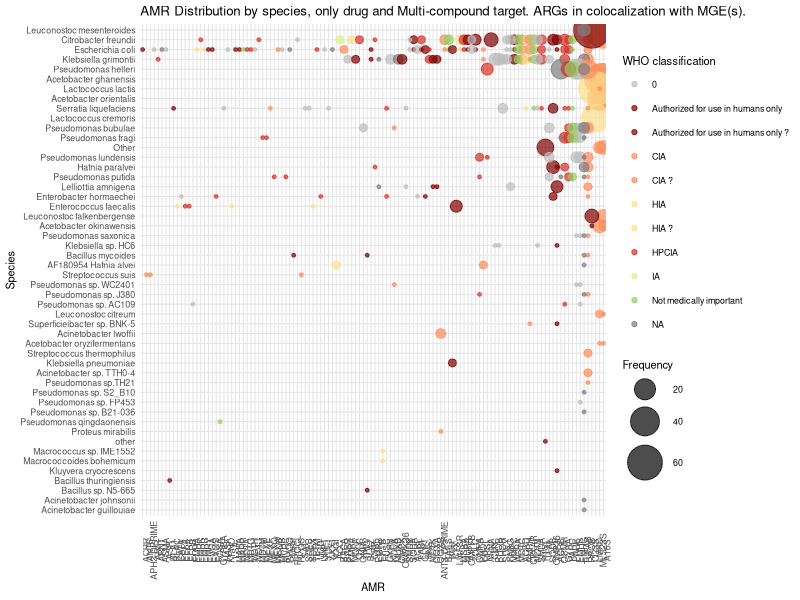
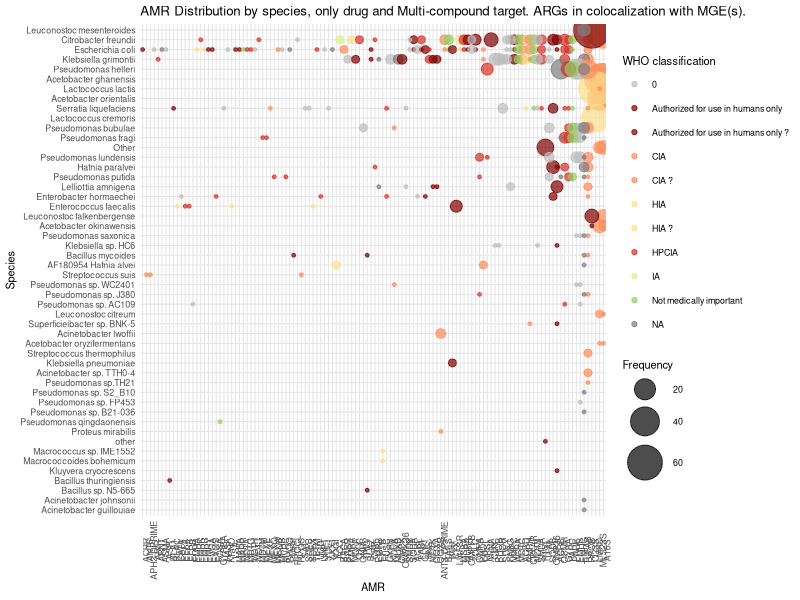

Generate these figures, in order, with R:
# 02/05/2026
# Generating bubble plot : in x ARGs, y species, circle for abundance

# Part 1: Importing the necessary packages and data -----------------------

library(dplyr)
library(ggplot2)
library(readr)
library(forcats)

df <- read_csv(
	         "all_samples_one_ARG_per_line-AMR_who.csv",
		   col_types = cols(.default = "c")
		 )

# Part 2: Cleaning and filtering data ---------------------------------------

df_filtered <- df %>%
	  filter(
		     !is.na(type_resistance),
		         type_resistance != "Metals",
		         type_resistance != "Biocide",
		     !is.na(AMR),
		         AMR != "Biocide_and_metal_resistance",
		     !is.na(species),
			       species != "",
			   !is.na(short_name),
			       short_name != ""
			       )
# Part 3: Calculation of Species x ARG frequencies-------------------------

freq_df <- df_filtered %>%
	  count(species, short_name, WHO_classif, name = "frequency")

# Optional : Keep only most frequent AMR for clarity
freq_df <- freq_df %>%
	  filter(frequency >= 2)

freq_df <- freq_df %>%
	   mutate(
		     species = fct_reorder(species, frequency, sum),
			   short_name = fct_reorder(short_name, frequency, sum)
			   )

who_colors <- c(
  "Authorized for use in humans only" = "#7f0000",
  "Authorized for use in animals only " = "#7f0000",
  "Authorized for use in humans only ?" = "#7f0000",
  "HPCIA" = "#d73027",                      
  "CIA" = "#fc8d59",
  "CIA ?" = "#fc8d59", 
  "HIA" = "#fee08b", 
  "HIA ?" = "#fee08b",  
  "IA" = "#d9ef8b",
  "Not medically important" = "#91cf60",
  "0" = "#bdbdbd",
  "NA" = "#bdbdbd",
  "NA " = "#cccccc"
  )
    
  
# Part 4: Plotting---------------------------------------------------------
    p <- ggplot(freq_df, aes(
			       x = short_name,
			       y = species,
			       size = frequency,
			       color = WHO_classif
				 )) +
  geom_point(alpha = 0.7) +
  scale_size_continuous(range = c(1, 12)) +
  scale_color_manual(
    values = who_colors,
    name = "WHO classification"
    ) +
  labs(
    x = "AMR",
    y = "Species",
    size = "Frequency",
    title = "AMR Distribution by species, only drug and Multi-compound target. ARGs in colocalization with MGE(s)."
    ) +
  theme_minimal(base_size = 8) +
    theme(
	      axis.text.x = element_text(angle = 90, hjust = 0.5),
	      legend.position = "right",
	      panel.grid.major = element_line(color = "grey90")
	        )

  print(p)

  # Save
  ggsave(
	   "bubbleplot_nometalsbiocide_short_who.png",
	     p,
	     width = 14,
	       height = 10,
	       dpi = 300
	       )
